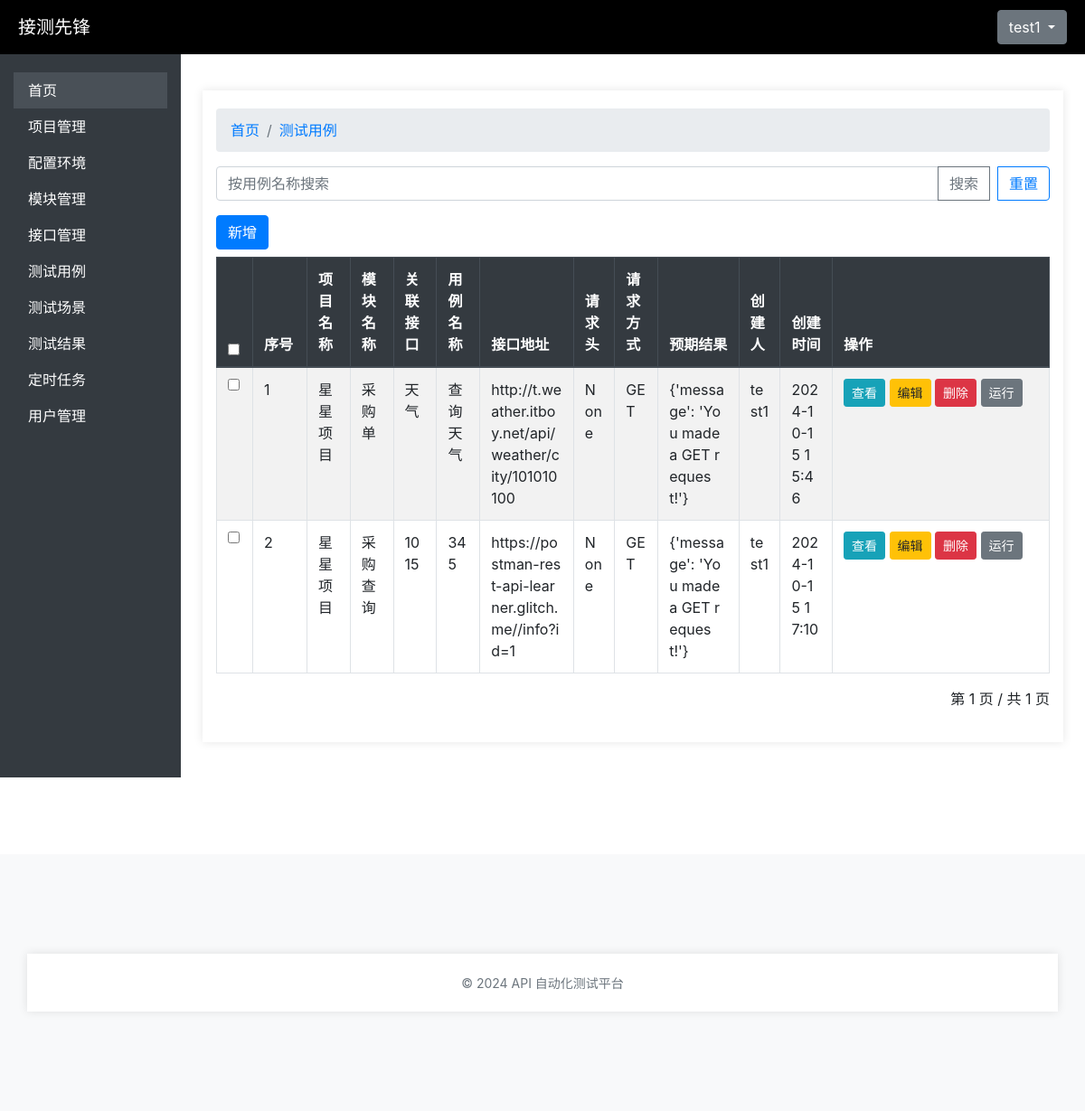
Page /testcases/testcases/ (signed in) on the committed database.
### user_management/models.py (models this page shows)
class Users(AbstractBaseUser):
    id = models.AutoField(primary_key=True)
    username = models.CharField(max_length=150, unique=True)
    email = models.EmailField(unique=True)
    password = models.CharField(max_length=128)
    status = models.BooleanField(default=True)  # 用户状态（是否激活）
    is_logged_in = models.BooleanField(default=False)  # 是否登录
    project = models.CharField(max_length=255, blank=True, null=True)  # 所属项目
    module = models.CharField(max_length=255, blank=True, null=True)  # 所属模块
    is_staff = models.BooleanField(default=False)  # 是否是员工
    is_superuser = models.BooleanField(default=False)  # 是否是超级用户
    USERNAME_FIELD = 'username'
    REQUIRED_FIELDS = ['email']
    objects = UserManager()  # 关联自定义用户管理器
    def __str__(self):
        return self.username
    class Meta:
        verbose_name = '用户信息表'
        verbose_name_plural = '用户信息表'

### test_case_management/models.py (models this page shows, shortened)
class TestCase(models.Model):
    GET = 'GET'
    POST = 'POST'
    PUT = 'PUT'
    DELETE = 'DELETE'
    PATCH = 'PATCH'
    HEAD = 'HEAD'
    OPTIONS = 'OPTIONS'
    REQUEST_METHOD_CHOICES = [
        (GET, 'GET'),
        (POST, 'POST'),
        (PUT, 'PUT'),
        (DELETE, 'DELETE'),
        (PATCH, 'PATCH'),
        (HEAD, 'HEAD'),
        (OPTIONS, 'OPTIONS')
    ]
    id = models.AutoField(primary_key=True)
    relate_api = models.ForeignKey(ApiInterface, on_delete=models.CASCADE, verbose_name="关联接口")
    name = models.CharField(max_length=255,verbose_name="测试用例名称")
    request_method = models.CharField(max_length=20, choices=REQUEST_METHOD_CHOICES, verbose_name="请求方法")
    host_url = models.ForeignKey(Environment, on_delete=models.CASCADE, verbose_name="host地址")
    url =models.CharField(max_length=1024, verbose_name="接口地址")
    headers = models.JSONField(verbose_name="请求头", blank=True,null=True)
    body = models.TextField(blank=True, verbose_name="Request Body")
    description = models.TextField(verbose_name="描述", blank=True,null=True)
    request_data = models.JSONField(verbose_name="请求参数")
    expected_response = models.JSONField(verbose_name="期望结果")
    extract_var = models.CharField('关联参数', max_length=1024, blank=True,null=True)
    created_at = models.DateTimeField(auto_now_add=True)
    created_by = models.ForeignKey(Users, on_delete=models.SET_NULL, null=True, verbose_name="创建人")
    status = models.IntegerField(null=True, help_text="0:表示有效，1:表示无效")
    is_executed = models.BooleanField(default=False, verbose_name="是否执行")
    is_smoke = models.BooleanField(default=False, verbose_name="是否冒烟")
    is_reback = models.BooleanField(default=False, verbose_name="是否回归")
    execute_result = models.CharField('执行结果', max_length=1024, null=True)
    class Meta:
        verbose_name = '测试用例表'
        verbose_name_plural = '测试用例表'

### api_management/models.py (models this page shows)
class ApiInterface(models.Model):
    GET = 'GET'
    POST = 'POST'
    PUT = 'PUT'
    DELETE = 'DELETE'
    PATCH = 'PATCH'
    DELETE = 'DELETE'
    HEAD = 'HEAD'
    OPTIONS = 'OPTIONS'
    REQUEST_METHOD_CHOICES = [
        (GET, 'GET'),
        (POST, 'POST'),
        (PUT, 'PUT'),
        (DELETE, 'DELETE'),
        (PATCH, 'PATCH'),
        (HEAD, 'HEAD'),
        (OPTIONS, 'OPTIONS')
    ]
    STATUS_CHOICES = [
        ('active', '启用'),
        ('inactive', '停用'),
        ('maintenance', '维护中')
    ]
    id = models.AutoField(primary_key=True)
    project = models.ForeignKey(Project, on_delete=models.CASCADE, verbose_name="所属项目")
    module = models.ForeignKey(Module, on_delete=models.CASCADE, verbose_name="所属模块")
    name = models.CharField(max_length=200, verbose_name="接口名称")
    url = models.CharField(max_length=1024, verbose_name="接口地址")
    headers = models.JSONField(verbose_name="请求头", blank=True, null=True)
    request_method = models.CharField(max_length=20, choices=REQUEST_METHOD_CHOICES, verbose_name="请求方式")
    status = models.CharField(max_length=20, choices=STATUS_CHOICES, verbose_name="状态")
    request_params = models.JSONField(verbose_name="入参", blank=True, null=True)
    response_params = models.JSONField(verbose_name="出参", blank=True, null=True)
    desc = models.TextField('简要描述', max_length=2000)
    created_by = models.ForeignKey(Users, on_delete=models.SET_NULL, null=True, verbose_name="创建人")
    created_at = models.DateTimeField(auto_now_add=True, verbose_name="创建时间")
    def __str__(self):
        return self.name
    class Meta:
        verbose_name = '接口管理'
        verbose_name_plural = '接口管理表'

### project_management/models.py (models this page shows)
class Project(models.Model):
    id = models.AutoField(primary_key=True)
    name = models.CharField('项目名称', max_length=50, unique=True, null=False)
    proj_owner = models.CharField('项目负责人', max_length=20, null=False)
    test_owner = models.CharField('测试负责人', max_length=20, null=False)
    dev_owner = models.CharField('开发负责人', max_length=20, null=False)
    desc = models.CharField('项目描述', max_length=100, null=True)
    create_time = models.DateTimeField('项目创建时间', auto_now_add=True)
    update_time = models.DateTimeField('项目更新时间', auto_now=True, null=True)
    def __str__(self):
        return self.name
    class Meta:
        verbose_name = '项目信息表'
        verbose_name_plural = '项目信息表'

### module_management/models.py (models this page shows)
class Module(models.Model):
    id = models.AutoField(primary_key=True)
    name = models.CharField('模块名称', max_length=50, null=False)
    belong_project = models.ForeignKey(Project, on_delete=models.CASCADE)
    test_owner = models.CharField('测试负责人', max_length=50, null=False)
    desc = models.CharField('简要描述', max_length=100, null=True)
    create_time = models.DateTimeField('创建时间', auto_now_add=True)
    update_time = models.DateTimeField('更新时间', auto_now=True, null=True)
    def __str__(self):
        return self.name
    class Meta:
        verbose_name = '模块信息表'
        verbose_name_plural = '模块信息表'

### environment_management/models.py (models this page shows, shortened)
class Environment(models.Model):
    id = models.AutoField(primary_key=True)
    environment_name = models.CharField(max_length=100, verbose_name="环境名称")
    environment_value = models.URLField(max_length=200, verbose_name="环境地址")
    description = models.TextField(verbose_name="描述", blank=True)
    created_at = models.DateTimeField(auto_now_add=True)
    created_by = models.ForeignKey(Users, on_delete=models.SET_NULL, null=True, verbose_name="创建人")
    class Meta:
        verbose_name = '环境配置表'
        verbose_name_plural = '环境配置表'

### test_case_management/views.py (the view)
# urls.py: path('testcases/', views.testcase_list, name='testcase_list'),
@login_required
def testcase_list(request):
    query = request.GET.get('q')
    if query:
        testcases = TestCase.objects.filter(name__icontains=query)
    else:
        testcases = TestCase.objects.all()
    paginator = Paginator(testcases, 10)  # 每页显示10个项目
    page_number = request.GET.get('page')
    testcases_page = paginator.get_page(page_number)
    return render(request, 'testcases/testcase_list.html', {'testcases': testcases_page,'paginator': paginator})

### api_test_platform/templates/testcases/testcase_list.html (shortened to what this page needs)
{% extends 'base.html' %}
{% block content %}
<div class="container mt-4">
    <nav aria-label="breadcrumb">
        <ol class="breadcrumb">
          <li class="breadcrumb-item"><a href="#">首页</a></li>
          <li class="breadcrumb-item active" aria-current="page"><a href="#">测试用例</a></li>
        </ol>
      </nav>
    <div class="row mb-3">
        <div class="col-md-12">
            <form action="{% url 'testcase_search' %}" method="get">
                <div class="input-group">
                    <input type="text" name="q" class="form-control" placeholder="按用例名称搜索" value="{{ request.GET.q }}">
                    <div class="input-group-append">
                        <button class="btn btn-outline-secondary" type="submit">搜索</button>
                        <a href="{% url 'testcase_list' %}" class="btn btn-outline-primary ml-2">重置</a>
                    </div>
                </div>
            </form>
        </div>
    </div>
    <div class="row">
        <div class="col-md-12">
            <div class="d-flex justify-content-between mb-2">
                <a href="{% url 'testcase_create' %}" class="btn btn-primary">新增</a>
            </div>
            <div class="table-responsive">
            <table class="table table-bordered table-striped">
                <thead class="thead-dark">
                    <tr>
                        <th style="width:40px"><input type="checkbox" id="select-all"></th>
                        <th style="width:60px">序号</th>
                        <th>项目名称</th>
                        <th>模块名称</th>
                        <th>关联接口</th>
                        <th>用例名称</th>
                        <th >接口地址</th>
                        <th>请求头</th>
                        <th>请求方式</th>
                        <th>预期结果</th>
                        <th>创建人</th>
                        <th >创建时间</th>
                        <th>操作</th>
                    </tr>
                </thead>
                <tbody>
                    {% for testcase in testcases %}
                    <tr>
                        <td><input type="checkbox" name="testcase_ids" value="{{ testcase.id }}"></td>
                        <td>{{ forloop.counter }}</td>
                        <td>{{ testcase.relate_api.project }}</td>
                        <td>{{ testcase.relate_api.module }}</td>
                        <td>{{ testcase.relate_api }}</td>
                        <td>{{ testcase.name }}</td>
                        <td>{{ testcase.host_url.environment_value }}{{ testcase.url }}</td>
                        <td>{{ testcase.headers }}</td>
                        <td>{{ testcase.request_method }}</td>
                        <td style="text-overflow:ellipsis">{{ testcase.expected_response }}</td>
                        <td>{{ testcase.created_by }}</td>
                        <td>{{ testcase.created_at|date:"Y-m-d H:i" }}</td>
                        <td style="width:240px;">
                            <a href="{% url 'testcase_detail' testcase.id %}" class="btn btn-sm btn-info">查看</a>
                            <a href="{% url 'testcase_update' testcase.id %}" class="btn btn-sm btn-warning">编辑</a>
                            <button class="btn btn-sm btn-danger" onclick="openDeleteModal({{ testcase.id }})">删除</button>
                            <a href="{% url 'execute_test_case' testcase.id %}" class="btn btn-sm btn-secondary">
                                运行
                            </a>
                        </td>
                    </tr>
                    {% empty %}
                    <tr>
                        <td colspan="13" class="text-center">无匹配结果。</td>
                    </tr>
                    {% endfor %}
                </tbody>
            </table>
        </div>
 <div id="pages" class="d-flex justify-content-end">
    <nav>
        <ul class="pagination">
            <li class="step-links">
                <span class="current">
                    第 {{ testcases.number }} 页 / 共 {{ testcases.paginator.num_pages }} 页</span>
            </li>
        </ul>
    </nav>
</div>
        </div>
    </div>
</div>
{% endblock %}

### api_test_platform/templates/base.html (shortened to what this page needs)
<!DOCTYPE html>
<html lang="en">
<head>
    {% load static %}
    <link rel="stylesheet" type="text/css" href="{% static 'css/style.css' %}">
    <link rel="stylesheet" href="https://stackpath.bootstrapcdn.com/bootstrap/4.5.2/css/bootstrap.min.css">
    <link href="https://cdn.jsdelivr.net/npm/bootstrap@4.5.2/dist/css/bootstrap.min.css" rel="stylesheet">
</head>
<body>
    <div class="brand">
        <a href="#" style="color: white;">接测先锋</a>
        <div class="dropdown">
            <button class="btn btn-secondary dropdown-toggle" type="button" data-toggle="dropdown" aria-expanded="false">
                {{ user.username }}
            </button>
        </div>
    </div>
    <div class="container-fluid">
        <div class="row">
            <nav class="col-md-2 d-none d-md-block sidebar">
                <div class="sidebar-sticky">
                    <ul class="nav flex-column">
                        <li class="nav-item">
                            <a class="nav-link active" href="/">首页</a>
                        </li>
                        <li class="nav-item">
                            <a class="nav-link" href="{% url 'project_list' %}">项目管理</a>
                        </li>
                        <li class="nav-item">
                            <a class="nav-link" href="{% url 'environment_list' %}">配置环境</a>
                        </li>
                        <li class="nav-item">
                            <a class="nav-link" href="{% url 'module_list' %}">模块管理</a>
                        </li>
                        <li class="nav-item">
                            <a class="nav-link" href="{% url 'interface_list' %}">接口管理</a>
                        </li>
                        <li class="nav-item">
                            <a class="nav-link" href="{% url 'testcase_list' %}">测试用例</a>
                        </li>
                        <li class="nav-item">
                            <a class="nav-link" href="{% url 'testscenario_list' %}">测试场景</a>
                        </li>
                        <li class="nav-item">
                            <a class="nav-link" href="{% url 'testresult_list' %}">测试结果</a>
                        </li>
                        <li class="nav-item">
                            <a class="nav-link" href="{% url 'scheduled_list' %}">定时任务</a>
                        </li>
                        <li class="nav-item">
                            <a class="nav-link" href="{% url 'user_list' %}">用户管理</a>
                        </li>
                    </ul>
                </div>
            </nav>
            <main role="main" class="col-md-10 ml-sm-auto px-4">
                <div class="d-flex justify-content-between flex-wrap flex-md-nowrap align-items-center pt-3 pb-2 mb-3">
                    {% block content %}{% endblock %}
                </div>
            </main>
        </div>
    </div>
    <footer class="footer text-center">
        <div class="container">
            <span class="text-muted">© 2024 API 自动化测试平台</span>
        </div>
    </footer>
</body>
</html>

### api_test_platform/static/css/style.css (style rules this page uses)
body { font-family: Arial, sans-serif; background-color: #f7f7f7; }
.container { width: 300px; margin: 100px auto; padding: 20px; background-color: white; box-shadow: 0 0 10px rgba(0, 0, 0, 0.1); flex-wrap: wrap; }
label, input { display: block; margin-bottom: 10px; }
button { background-color: #4CAF50; color: white; padding: 10px; border: none; cursor: pointer; }
.table-responsive { overflow-x: auto; }
table { table-layout: auto; width: 100%; }
.table-responsive table.table-bordered th, .table-responsive table.table-bordered td { text-overflow: ellipsis !important; word-break: break-all; word-wrap:break-word; white-space: normal; }

### api_test_platform/templates/base.html (style rules this page uses)
.brand { background-color: #000; font-size: 20px; color: aliceblue; height: 60px; display: flex; align-items: center; justify-content: space-between; padding: 0 20px; }
.sidebar { background-color: #343a40; height: 100vh; color: white; }
.sidebar .nav-link { color: white; }
.sidebar .nav-link.active, .sidebar .nav-link:hover { background-color: #495057; color: #ffffff; }
.sidebar-sticky { padding-top: 20px; }
footer { background-color: #f8f9fa; padding: 10px 0; }
.footer .text-muted { font-size: 14px; }

### rows in the picture
Users: username "test1"
TestCase: relate_api.project "星星项目", relate_api.module "采购单", relate_api "天气", name "查询天气", host_url.environment_value "http://t.weather.itboy.net", url "/api/weather/city/101010100", headers "None", request_method "GET", expected_response "{'message': 'You made a GET request!'}", created_by "test1", created_at "2024-10-15 15:46"
TestCase: relate_api.project "星星项目", relate_api.module "采购查询", relate_api "1015", name "345", host_url.environment_value "https://postman-rest-api-learner.glitch.me/", url "/info?id=1", headers "None", request_method "GET", expected_response "{'message': 'You made a GET request!'}", created_by "test1", created_at "2024-10-15 17:10"

### other values in the picture
{{ testcases.number }} "1"
{{ testcases.paginator.num_pages }} "1"
